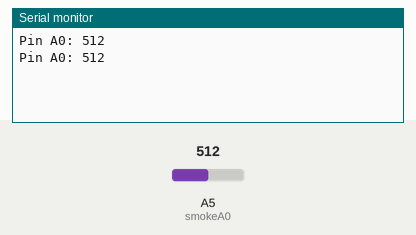
The sketch below on a simulated Arduino Uno, built with avr-gcc and run on an emulated ATmega328P. Shown: the last lines printed to the serial monitor. The test bench sets the inputs (shaded band); at power-on: A5 (smokeA0) = 512.

Above: at 1.8 s.
1.9 s: A5 (smokeA0) set to 716
At 2.8 s:
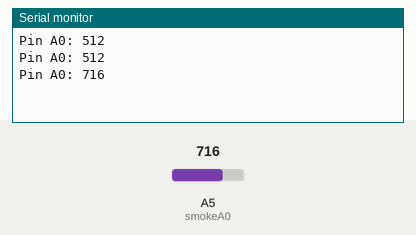
3.4 s: A5 (smokeA0) set to 900
At 4.8 s:
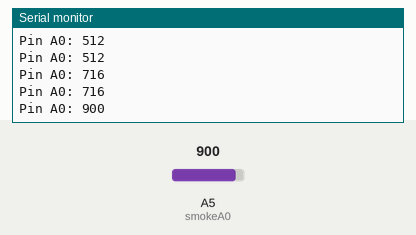
Timing chart, 0 to 6.4 s (numbered marks = the images above; inputs shaded):
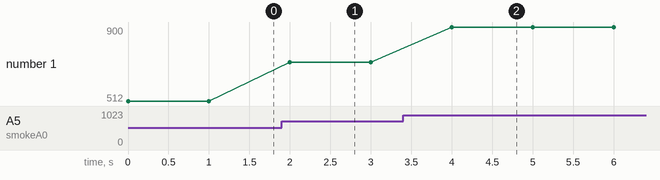

The sketch:

fumo.ino
```cpp
int smokeA0 = A5;
// Threshold value
// int sensorThres = 400;

void setup() {
  // put your setup code here, to run once:
  pinMode(smokeA0, INPUT);
  Serial.begin(9600);
}

void loop() {
  // put your main code here, to run repeatedly:
  int analogSensor = analogRead(smokeA0);
  Serial.print("Pin A0: ");
  Serial.println(analogSensor);
  /*
  if (analogSensor > sensorThres)
  {
    digitalWrite(redLed, HIGH);
    digitalWrite(greenLed, LOW);
    tone(buzzer, 1000, 200);
  }
  else
  {
    digitalWrite(redLed, LOW);
    digitalWrite(greenLed, HIGH);
    noTone(buzzer);
  }
  */
  delay(1000);

}
```

Measured:
- after the input at 1.9 s, the serial monitor: prints a new line after 0.10 s (image 1)
- after the input at 3.4 s, the serial monitor: prints a new line after 0.60 s (image 2)
- plotted number 1: 512 → 716 after the input at 1.9 s, 716 → 900 after the input at 3.4 s
